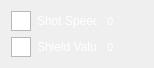
     <widget class="QWidget" name="gridLayoutWidget_3">
      <property name="geometry">
       <rect>
        <x>200</x>
        <y>540</y>
        <width>134</width>
        <height>51</height>
       </rect>
      </property>
      <layout class="QGridLayout" name="playerLayout">
       <item row="0" column="0">
        <widget class="QTextEdit" name="shot_speed_img">
         <property name="minimumSize">
          <size>
           <width>20</width>
           <height>20</height>
          </size>
         </property>
         <property name="maximumSize">
          <size>
           <width>20</width>
           <height>20</height>
          </size>
         </property>
         <property name="styleSheet">
          <string notr="true">border-image: url(&quot;:/imgs/resources/explosion.png&quot;) 0 0 0 0 streatch streatch;</string>
         </property>
         <property name="verticalScrollBarPolicy">
          <enum>Qt::ScrollBarAlwaysOff</enum>
         </property>
         <property name="horizontalScrollBarPolicy">
          <enum>Qt::ScrollBarAlwaysOff</enum>
         </property>
         <property name="textInteractionFlags">
          <set>Qt::NoTextInteraction</set>
         </property>
        </widget>
       </item>
       <item row="0" column="3">
        <widget class="QTextEdit" name="shot_speed_info">
         <property name="maximumSize">
          <size>
           <width>40</width>
           <height>20</height>
          </size>
         </property>
         <property name="styleSheet">
          <string notr="true">background-color: rgba(0, 0, 0, 0);
border-style: none;
color: white;
font: bold;</string>
         </property>
         <property name="verticalScrollBarPolicy">
          <enum>Qt::ScrollBarAlwaysOff</enum>
         </property>
         <property name="horizontalScrollBarPolicy">
          <enum>Qt::ScrollBarAlwaysOff</enum>
         </property>
         <property name="html">
          <string>&lt;!DOCTYPE HTML PUBLIC &quot;-//W3C//DTD HTML 4.0//EN&quot; &quot;http://www.w3.org/TR/REC-html40/strict.dtd&quot;&gt;
&lt;html&gt;&lt;head&gt;&lt;meta name=&quot;qrichtext&quot; content=&quot;1&quot; /&gt;&lt;style type=&quot;text/css&quot;&gt;
p, li { white-space: pre-wrap; }
&lt;/style&gt;&lt;/head&gt;&lt;body style=&quot; font-family:'MS Shell Dlg 2'; font-size:8.25pt; font-weight:600; font-style:normal;&quot;&gt;
&lt;p style=&quot; margin-top:0px; margin-bottom:0px; margin-left:0px; margin-right:0px; -qt-block-indent:0; text-indent:0px;&quot;&gt;&lt;span style=&quot; font-size:8pt; font-weight:400;&quot;&gt;0&lt;/span&gt;&lt;/p&gt;&lt;/body&gt;&lt;/html&gt;</string>
         </property>
         <property name="textInteractionFlags">
          <set>Qt::NoTextInteraction</set>
         </property>
        </widget>
       </item>
       <item row="1" column="3">
        <widget class="QTextEdit" name="shield_value">
         <property name="maximumSize">
          <size>
           <width>40</width>
           <height>20</height>
          </size>
         </property>
         <property name="styleSheet">
          <string notr="true">background-color: rgba(0, 0, 0, 0);
border-style: none;
color: white;
font: bold;</string>
         </property>
         <property name="verticalScrollBarPolicy">
          <enum>Qt::ScrollBarAlwaysOff</enum>
         </property>
         <property name="horizontalScrollBarPolicy">
          <enum>Qt::ScrollBarAlwaysOff</enum>
         </property>
         <property name="html">
          <string>&lt;!DOCTYPE HTML PUBLIC &quot;-//W3C//DTD HTML 4.0//EN&quot; &quot;http://www.w3.org/TR/REC-html40/strict.dtd&quot;&gt;
&lt;html&gt;&lt;head&gt;&lt;meta name=&quot;qrichtext&quot; content=&quot;1&quot; /&gt;&lt;style type=&quot;text/css&quot;&gt;
p, li { white-space: pre-wrap; }
&lt;/style&gt;&lt;/head&gt;&lt;body style=&quot; font-family:'MS Shell Dlg 2'; font-size:8.25pt; font-weight:600; font-style:normal;&quot;&gt;
&lt;p style=&quot; margin-top:0px; margin-bottom:0px; margin-left:0px; margin-right:0px; -qt-block-indent:0; text-indent:0px;&quot;&gt;&lt;span style=&quot; font-weight:400;&quot;&gt;0&lt;/span&gt;&lt;/p&gt;&lt;/body&gt;&lt;/html&gt;</string>
         </property>
         <property name="textInteractionFlags">
          <set>Qt::NoTextInteraction</set>
         </property>
        </widget>
       </item>
       <item row="1" column="1">
        <widget class="QLabel" name="label_12">
         <property name="minimumSize">
          <size>
           <width>60</width>
           <height>0</height>
          </size>
         </property>
         <property name="styleSheet">
          <string notr="true">color: white;</string>
         </property>
         <property name="text">
          <string>Shield Value:</string>
         </property>
        </widget>
       </item>
       <item row="0" column="1">
        <widget class="QLabel" name="label_11">
         <property name="minimumSize">
          <size>
           <width>60</width>
           <height>0</height>
          </size>
         </property>
         <property name="styleSheet">
          <string notr="true">color: white;</string>
         </property>
         <property name="text">
          <string>Shot Speed:</string>
         </property>
        </widget>
       </item>
       <item row="1" column="0">
        <widget class="QTextEdit" name="icon">
         <property name="minimumSize">
          <size>
           <width>20</width>
           <height>20</height>
          </size>
         </property>
         <property name="maximumSize">
          <size>
           <width>20</width>
           <height>20</height>
          </size>
         </property>
         <property name="styleSheet">
          <string notr="true">border-image: url(&quot;:/imgs/resources/shield_drop.png&quot;);</string>
         </property>
         <property name="verticalScrollBarPolicy">
          <enum>Qt::ScrollBarAlwaysOff</enum>
         </property>
         <property name="horizontalScrollBarPolicy">
          <enum>Qt::ScrollBarAlwaysOff</enum>
         </property>
         <property name="html">
          <string>&lt;!DOCTYPE HTML PUBLIC &quot;-//W3C//DTD HTML 4.0//EN&quot; &quot;http://www.w3.org/TR/REC-html40/strict.dtd&quot;&gt;
&lt;html&gt;&lt;head&gt;&lt;meta name=&quot;qrichtext&quot; content=&quot;1&quot; /&gt;&lt;style type=&quot;text/css&quot;&gt;
p, li { white-space: pre-wrap; }
&lt;/style&gt;&lt;/head&gt;&lt;body style=&quot; font-family:'MS Shell Dlg 2'; font-size:8.25pt; font-weight:400; font-style:normal;&quot;&gt;
&lt;p style=&quot;-qt-paragraph-type:empty; margin-top:0px; margin-bottom:0px; margin-left:0px; margin-right:0px; -qt-block-indent:0; text-indent:0px;&quot;&gt;&lt;br /&gt;&lt;/p&gt;&lt;/body&gt;&lt;/html&gt;</string>
         </property>
         <property name="textInteractionFlags">
          <set>Qt::NoTextInteraction</set>
         </property>
        </widget>
       </item>
      </layout>
     </widget>
